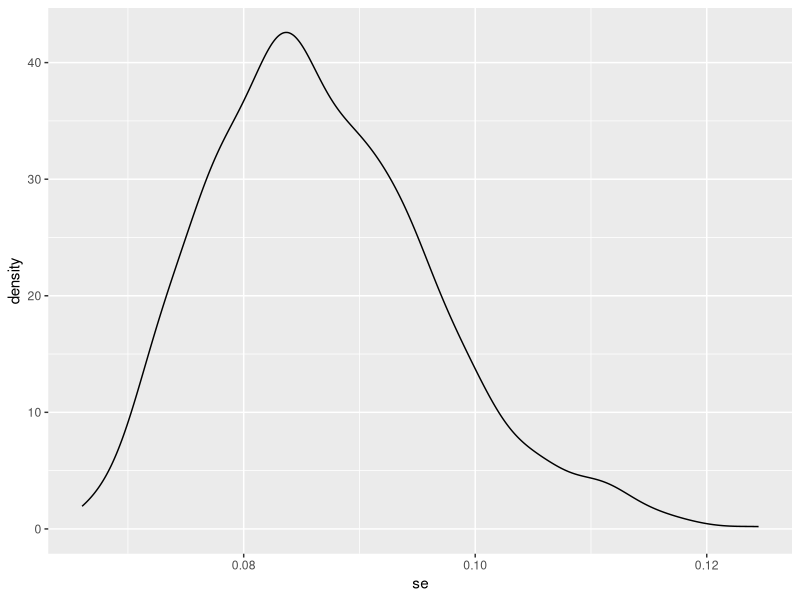

Recreate this plot in R.
library(magrittr)
library(dplyr)
library(ggplot2)


SimExperiment <- function(num.groups, sample.size, beta){
    individuals <- 1:sample.size
    group <- sample(1:num.groups, size = sample.size, replace = TRUE)
    group.effects <- rnorm(num.groups)
    individual.effects <- rnorm(sample.size)
    trt.assignment <- rbinom(sample.size, 1, 0.5)
    df.individual <- data.frame(individual.effect = individual.effects,
                                group = group,
                                trt = trt.assignment)
    df.group.effects <- data.frame(group = 1:num.groups, group.effect = group.effects)
    ## simulate experiment
    df.final <- df.individual %>%
    left_join(df.group.effects, by = "group") %>%
        mutate(y = beta * trt + individual.effect + group.effect)
    m <- lm(y ~ trt, data = df.final)
    c(as.numeric(coef(m)[2]), as.numeric(sqrt(diag(vcov(m)))[2]))
}

num.groups <- 10
sample.size <- 1000
beta <- 1

SimExperiment(10, 1000, 1)

sim.results <- lapply(1:1000, function(x) SimExperiment(10, 1000, 1))

df <- as.data.frame(do.call("rbind", sim.results))
colnames(df) <- c("effect", "se")

ggplot(data = df, aes(x = se)) + geom_density()

## 
mean(df$se)

mean(df$effect)

sd(df$effect)
